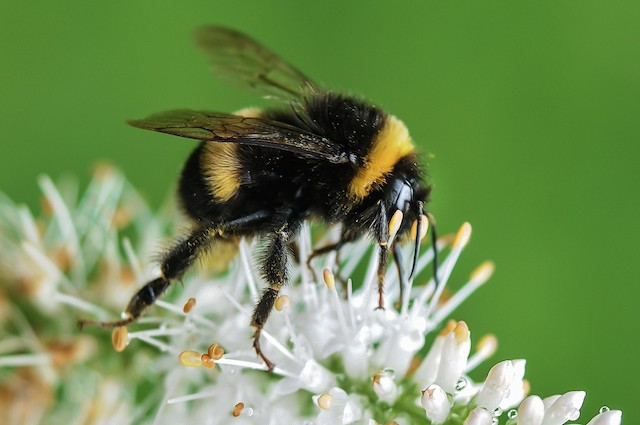
#> input picture matlab/bee.jpg, 640 x 425 px
$ python slic.py --image ../matlab/bee.jpg   (Python 2 division)   (older library calls are emulated)
#> lines starting #> are read from the running program, lines starting #| are printed output that depends on the picture
#!/usr/local/anaconda/bin/python2.7
# -*- coding: utf-8 -*-

from skimage.segmentation import slic
from skimage.segmentation import mark_boundaries
from skimage.util import img_as_float
from skimage import io
import matplotlib.pyplot as plt
import argparse
from skimage.color import rgb2lab
import numpy as np


def convert_graph(segments):
    num_labels = segments.max() + 1
    node = [ [] for label in range(0, num_labels)]
    graph = [ [] for label in range(0, num_labels)]
    # print len(graph)
    size = segments.shape
    for i in range(size[0]):
        for j in range(size[1]):
            label = segments[i, j]
            # print label
            node[label].append((i, j))

#    for element in node:
#        print element

    for i in range(size[0]):
        for j in range(size[1] - 1):
            label1 = segments[i, j]
            label2 = segments[i, j + 1]
            if label1 != label2:
                if label2 not in graph[label1]:
                    graph[label1].append(label2)

    for i in range(size[0]-1):
        for j in range(size[1]):
            label1 = segments[i, j]
            label2 = segments[i + 1, j]
            if label1 != label2:
                if label2 not in graph[label1]:
                    graph[label1].append(label2)

    for i in range(size[0] - 1):
        for j in range(size[1] - 1):
            label1 = segments[i, j]
            label2 = segments[i + 1, j + 1]
            if label1 != label2:
                if label2 not in graph[label1]:
                    graph[label1].append(label2)

    for i in range(0, size[0] - 1):
        for j in range(1, size[1]):
            label1 = segments[i, j]
            label2 = segments[i + 1, j - 1]
            if label1 != label2:
                if label2 not in graph[label1]:
                    graph[label1].append(label2)

            # print label

#    for element in graph:
#        print element

    return graph, node


def distance(point1, point2):
    return ((point1 - point2)**2).sum()


def average_superpixel(node):
    superpixels = []
    average = []
    for element in node:
        row = []
        col = []
        for each_lo in element:
            row.append(each_lo[0])
            col.append(each_lo[1])
        superpixel = image[row, col, :]
        superpixel = superpixel.reshape(len(element), 1, 3)
        superpixels.append(superpixel)
        sp_lab = rgb2lab(superpixel)
        # print sp_lab
        # print sp_lab.mean(0)
        average.append(sp_lab.mean(0))
    return average, superpixels


def get_pairs(dis, thresh, graph):
    pairs = []
    for i in range(len(dis)):
        mini_distance = 10000
        for j in range(len(dis[i])):
            if dis[i][j] < mini_distance:
                mini_distance = dis[i][j]
                index = j
        if mini_distance < thresh:
            pairs.append([i, graph[i][index]])

    return pairs


def findSet(pairs):
    node1 = pairs[0][0]
    node2 = pairs[0][1]
    new_pairs = []
    nodeSet = [node1, node2]
    for element in pairs:
        flag = 0
        for i in nodeSet:
            if i in element:
                flag = 1
                for num in element:
                    if num not in nodeSet:
                        nodeSet.append(num)
                break
        if flag == 0:
            new_pairs.append(element)
    return nodeSet, new_pairs


def update(graph, node, pairs, size):
    new_node = []
    new_graph = []
    label = 0
    segment = np.zeros(size, dtype=np.int)
    while len(pairs) != 0:
        nodeSet, pairs = findSet(pairs)
        # print nodeSet
        for i in range(len(nodeSet)):
            locations = node[nodeSet[i]]
            for l in locations:
                # print l
                segment[l[0]][l[1]] = label
        label = label + 1

    # [4 lines of commented-out code are left out]

    return segment


def merge_supixel(graph, node, image):
    dis = []
    average, superpixels = average_superpixel(node)
    # [6 lines of commented-out code are left out]

    for label in range(0, len(graph)):
        dis.append([distance(average[label], average[neighbor]) for neighbor in graph[label]])

    print dis
    pairs = get_pairs(dis, 10, graph)
    print pairs
    segment = update(graph, node, pairs, image.shape[0:2])

    return segment


# construct the argument parser and parse the arguments
ap = argparse.ArgumentParser()
ap.add_argument("-i", "--image", required=True, help="Path to the image")
args = vars(ap.parse_args())

# load the image and convert it to a floating point data type
image = img_as_float(io.imread(args["image"]))
image = image[1:15, 1:623, :]
# loop over the number of segments

numSegments = [50, 100, 200]

'''
fig1 = plt.figure("Superpixels segments")
ax = fig1.add_subplot(len(numSegments) + 1, 1, 1)
plt.axis("off")
ax.imshow(image)
'''
plt.figure("Superpixels")                # the first figure
plt.subplot(len(numSegments) + 1, 1, 1)
plt.imshow(image)
plt.axis("off")


for i in range(0, len(numSegments)):
    # apply SLIC and extract (approximately) the supplied number
    # of segments
    print numSegments[i]
    segments = slic(image, n_segments=numSegments[i], sigma=0.2)
    # print segments
    plt.subplot(len(numSegments) + 1, 1, i+2)
    # show the output of SLIC
    plt.imshow(mark_boundaries(image, segments, color=(1, 0, 0), mode='outer'))
    plt.axis("off")

graph, node = convert_graph(segments)
#> in convert_graph, `num_labels = segments.max() + 1`: num_labels = 179
#> graph = 179 items, first 6: [], [2, 90, 91], [3, 91, 92, 1, 90], [4, 92, 93, 2, 91], [5, 93, 94, 3, 92], [6, 94, 95, 4, 93]; node = 179 items
# print graph
# imagelab = rgb2lab(image)
plt.figure("Superpixels merge")

for i in range(4):
    imagemerg = merge_supixel(graph, node, image)
    # print imagemerg
    plt.subplot(len(numSegments) + 1, 1, 4 - i)
    plt.imshow(mark_boundaries(image, imagemerg, color=(1, 0, 0), mode='outer'))
    plt.axis("off")
    graph, node = convert_graph(imagemerg)
#> this loop made 4 passes
#> num_labels in convert_graph on passes 1 to 2: 63, 22
#> (num_labels in convert_graph, graph) on passes 3 to 4: (8, [[1], [2, 0], [3, 1], [4, 2], [5, 3], [6, 4], [7, 5], [6]]), (2, [[1], [0]])


    # show the plots
plt.show()
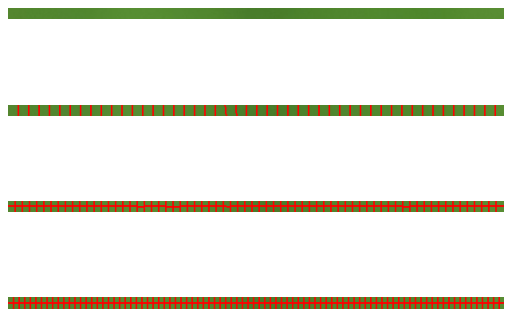
#> figure drawn by matplotlib, 4 panels
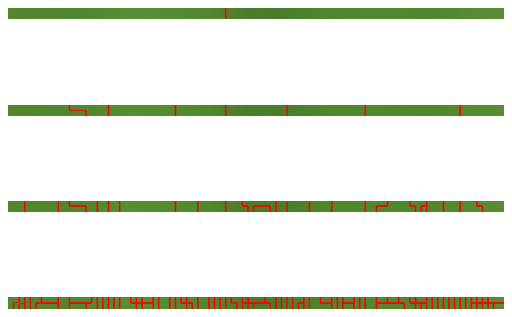
#> figure drawn by matplotlib, 4 panels
